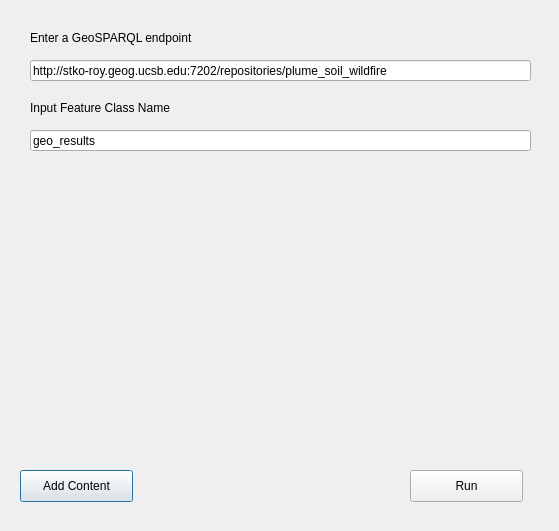
<?xml version="1.0" encoding="UTF-8"?>
<ui version="4.0">
 <class>kwg_property_mergeDialogBase</class>
 <widget class="QDialog" name="kwg_property_mergeDialogBase">
  <property name="geometry">
   <rect>
    <x>0</x>
    <y>0</y>
    <width>559</width>
    <height>531</height>
   </rect>
  </property>
  <property name="windowTitle">
   <string>KWG Geoenrichment</string>
  </property>
  <widget class="QLabel" name="label_8">
   <property name="geometry">
    <rect>
     <x>30</x>
     <y>30</y>
     <width>481</width>
     <height>16</height>
    </rect>
   </property>
   <property name="text">
    <string>Enter a GeoSPARQL endpoint</string>
   </property>
  </widget>
  <widget class="QLineEdit" name="lineEdit">
   <property name="geometry">
    <rect>
     <x>30</x>
     <y>60</y>
     <width>501</width>
     <height>21</height>
    </rect>
   </property>
   <property name="text">
    <string>http://stko-roy.geog.ucsb.edu:7202/repositories/plume_soil_wildfire</string>
   </property>
  </widget>
  <widget class="QLabel" name="label_9">
   <property name="geometry">
    <rect>
     <x>30</x>
     <y>100</y>
     <width>481</width>
     <height>16</height>
    </rect>
   </property>
   <property name="text">
    <string>Input Feature Class Name</string>
   </property>
  </widget>
  <widget class="QLineEdit" name="lineEdit_2">
   <property name="geometry">
    <rect>
     <x>30</x>
     <y>130</y>
     <width>501</width>
     <height>21</height>
    </rect>
   </property>
   <property name="text">
    <string>geo_results</string>
   </property>
  </widget>
  <widget class="QPushButton" name="addContent">
   <property name="geometry">
    <rect>
     <x>20</x>
     <y>470</y>
     <width>113</width>
     <height>32</height>
    </rect>
   </property>
   <property name="text">
    <string>Add Content</string>
   </property>
  </widget>
  <widget class="QWidget" name="verticalLayoutWidget">
   <property name="geometry">
    <rect>
     <x>30</x>
     <y>180</y>
     <width>491</width>
     <height>31</height>
    </rect>
   </property>
   <layout class="QVBoxLayout" name="verticalLayout">
    <property name="sizeConstraint">
     <enum>QLayout::SetFixedSize</enum>
    </property>
   </layout>
  </widget>
  <widget class="QPushButton" name="pushButton">
   <property name="geometry">
    <rect>
     <x>410</x>
     <y>470</y>
     <width>113</width>
     <height>32</height>
    </rect>
   </property>
   <property name="text">
    <string>Run</string>
   </property>
  </widget>
 </widget>
 <resources/>
 <connections/>
</ui>
